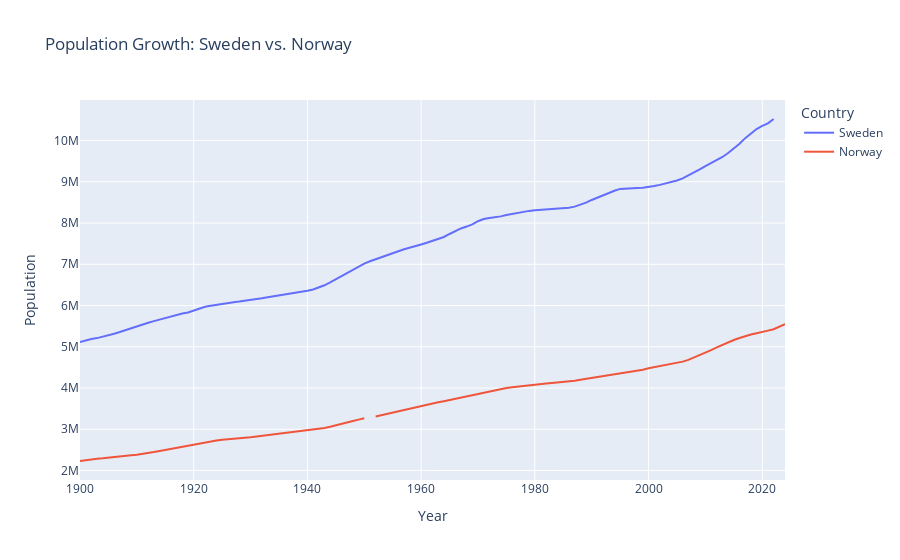

Notebook cell for this chart:
### Markdown cell above
---
## 4. Merge Sweden-Norway (*)

Create a population graph and a fertility graph showing Sweden and Norway.

<details>

<summary>Answer</summary>

![Fertilitet Norge och Sverige](../assets/fertilitet_sv_no.png)

![Folkmängd Norge och Sverige](../assets/folkmangd_sverige_norge.png)

</details>

### Code cell
# a)

sweden_left["Country"] = "Sweden"
norway_right["Country"] = "Norway"

sweden_norway_df = pd.concat([sweden_left, norway_right]).reset_index(drop=True)
sweden_norway_df = sweden_norway_df[["År", "Folkmängd", "Fertilitet", "Country"]]

fig_population = px.line(
    sweden_norway_df,
    x="År",
    y="Folkmängd",
    color="Country",
    title="Population Growth: Sweden vs. Norway",
    labels={"Folkmängd": "Population", "År": "Year"}
)

fig_population.show()
